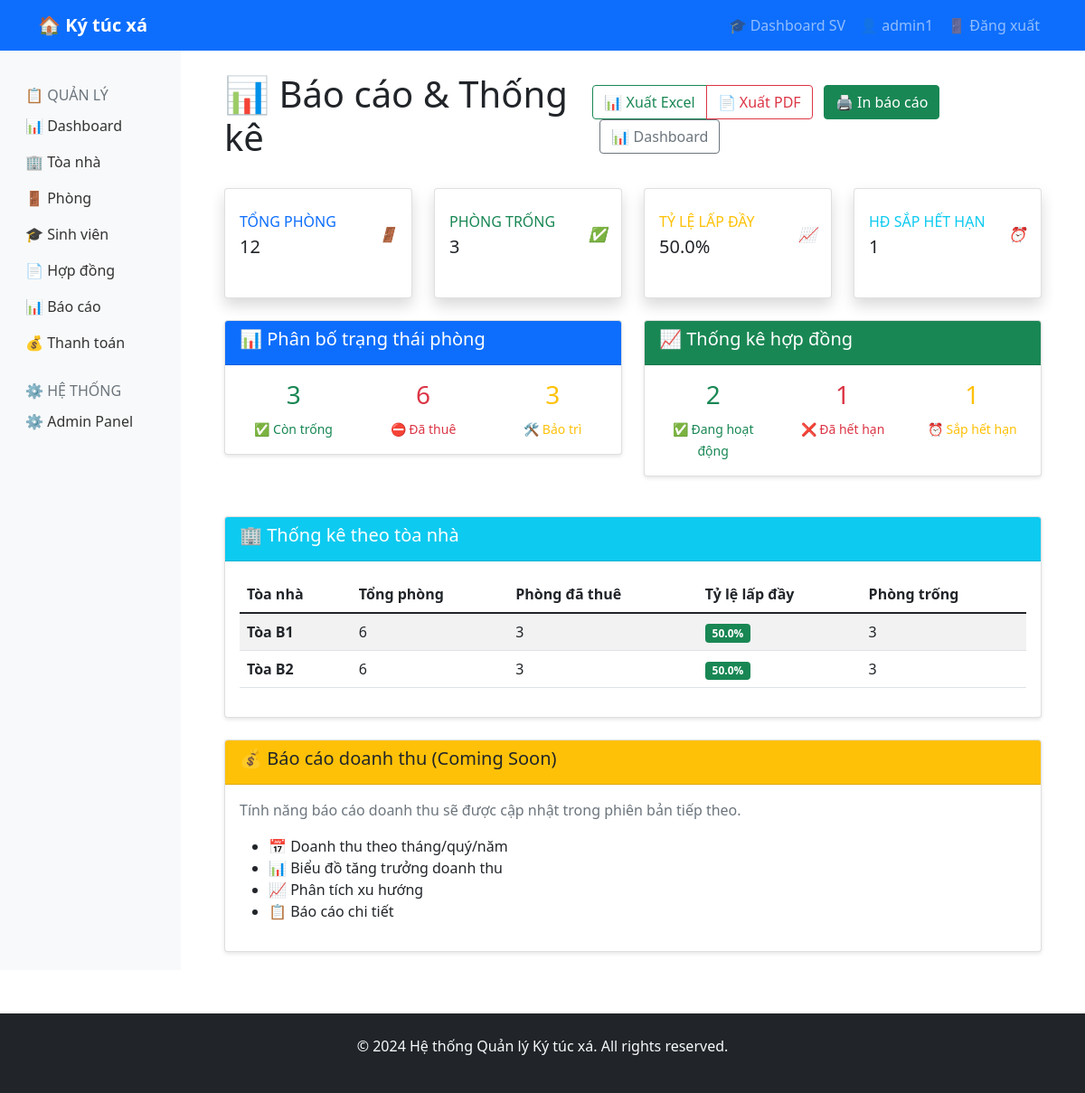
The page /reports/ (signed in) on the database its author committed.
### accounts/models.py (models this page shows, shortened)
class CustomUser(AbstractUser):
    USER_TYPE_CHOICES = (
        ('student', 'Sinh viên'),
        ('manager', 'Quản lý'),
        ('staff', 'Nhân viên'),
    )
    user_type = models.CharField(max_length=10, choices=USER_TYPE_CHOICES, default='student')
    phone = models.CharField(max_length=15, blank=True)
    address = models.TextField(blank=True)
    date_of_birth = models.DateField(null=True, blank=True)
    avatar = models.ImageField(upload_to='avatars/', null=True, blank=True)

### dormitory/models.py (models this page shows, shortened)
class Building(models.Model):
    name = models.CharField(max_length=100)
    address = models.TextField()
    total_floors = models.IntegerField()
    description = models.TextField(blank=True)
    created_at = models.DateTimeField(auto_now_add=True)

### dormitory/views.py (the view)
# urls.py: path('reports/', views.reports, name='reports'),
def reports(request):
    total_rooms = Room.objects.count()
    occupied_rooms = Room.objects.filter(status='occupied').count()
    if total_rooms > 0:
        occupancy_percentage = (occupied_rooms / total_rooms) * 100
    else:
        occupancy_percentage = 0
    room_stats = {
        'total': total_rooms,
        'available': Room.objects.filter(status='available').count(),
        'occupied': occupied_rooms,
        'maintenance': Room.objects.filter(status='maintenance').count(),
        'occupancy_percentage': occupancy_percentage,  # Thêm tỷ lệ phần trăm
    }
    from datetime import date, timedelta
    contract_stats = {
        'active': Contract.objects.filter(status='active').count(),
        'expired': Contract.objects.filter(status='expired').count(),
        'upcoming_expiry': Contract.objects.filter(
            status='active',
            end_date__lte=date.today() + timedelta(days=30)
        ).count(),
    }
    building_stats = []
    for building in Building.objects.all():
        building_total = building.room_set.count()
        building_occupied = building.room_set.filter(status='occupied').count()
        if building_total > 0:
            building_occupancy_rate = (building_occupied / building_total) * 100
        else:
            building_occupancy_rate = 0
        building_stats.append({
            'name': building.name,
            'total_rooms': building_total,
            'occupied_rooms': building_occupied,
            'occupancy_rate': building_occupancy_rate,  # Tỷ lệ phần trăm
            'available_rooms': building_total - building_occupied,  # Phòng trống
        })
    context = {
        'room_stats': room_stats,
        'contract_stats': contract_stats,
        'building_stats': building_stats,
    }
    return render(request, 'dormitory/reports.html', context)

### dormitory/templates/dormitory/reports.html (shortened to what this page needs)
{% extends 'base.html' %}
{% block content %}
<div class="d-flex justify-content-between align-items-center mb-4">
    <h1>📊 Báo cáo & Thống kê</h1>
    <div>
        <div class="btn-group">
            <a href="{% url 'export_rooms_excel' %}" class="btn btn-outline-success">📊 Xuất Excel</a>
            <a href="{% url 'export_rooms_pdf' %}" class="btn btn-outline-danger">📄 Xuất PDF</a>
        </div>
        <button class="btn btn-success ms-2" onclick="window.print()">🖨️ In báo cáo</button>
        <a href="{% url 'dashboard' %}" class="btn btn-outline-secondary ms-2">📊 Dashboard</a>
    </div>
</div>
<div class="row mb-4">
    <div class="col-md-3">
        <div class="card border-left-primary shadow h-100 py-2">
            <div class="card-body">
                <div class="row no-gutters align-items-center">
                    <div class="col mr-2">
                        <div class="text-xs font-weight-bold text-primary text-uppercase mb-1">
                            Tổng phòng
                        </div>
                        <div class="h5 mb-0 font-weight-bold text-gray-800">
                            {{ room_stats.total }}
                        </div>
                    </div>
                    <div class="col-auto">
                        <i class="fas fa-door-closed fa-2x text-gray-300">🚪</i>
                    </div>
                </div>
            </div>
        </div>
    </div>
    <div class="col-md-3">
        <div class="card border-left-success shadow h-100 py-2">
            <div class="card-body">
                <div class="row no-gutters align-items-center">
                    <div class="col mr-2">
                        <div class="text-xs font-weight-bold text-success text-uppercase mb-1">
                            Phòng trống
                        </div>
                        <div class="h5 mb-0 font-weight-bold text-gray-800">
                            {{ room_stats.available }}
                        </div>
                    </div>
                    <div class="col-auto">
                        <i class="fas fa-bed fa-2x text-gray-300">✅</i>
                    </div>
                </div>
            </div>
        </div>
    </div>
    <div class="col-md-3">
        <div class="card border-left-warning shadow h-100 py-2">
            <div class="card-body">
                <div class="row no-gutters align-items-center">
                    <div class="col mr-2">
                        <div class="text-xs font-weight-bold text-warning text-uppercase mb-1">
                            Tỷ lệ lấp đầy
                        </div>
                        <div class="h5 mb-0 font-weight-bold text-gray-800">
                            {{ room_stats.occupancy_percentage|floatformat:1 }}%
                        </div>
                    </div>
                    <div class="col-auto">
                        <i class="fas fa-chart-pie fa-2x text-gray-300">📈</i>
                    </div>
                </div>
            </div>
        </div>
    </div>
    <div class="col-md-3">
        <div class="card border-left-info shadow h-100 py-2">
            <div class="card-body">
                <div class="row no-gutters align-items-center">
                    <div class="col mr-2">
                        <div class="text-xs font-weight-bold text-info text-uppercase mb-1">
                            HĐ sắp hết hạn
                        </div>
                        <div class="h5 mb-0 font-weight-bold text-gray-800">
                            {{ contract_stats.upcoming_expiry }}
                        </div>
                    </div>
                    <div class="col-auto">
                        <i class="fas fa-clock fa-2x text-gray-300">⏰</i>
                    </div>
                </div>
            </div>
        </div>
    </div>
</div>
<div class="row">
    <div class="col-md-6">
        <div class="card">
            <div class="card-header bg-primary text-white">
                <h5>📊 Phân bố trạng thái phòng</h5>
            </div>
            <div class="card-body">
                <div class="text-center">
                    <div class="row">
                        <div class="col-4">
                            <div class="text-success">
                                <h3>{{ room_stats.available }}</h3>
                                <small>✅ Còn trống</small>
                            </div>
                        </div>
                        <div class="col-4">
                            <div class="text-danger">
                                <h3>{{ room_stats.occupied }}</h3>
                                <small>⛔ Đã thuê</small>
                            </div>
                        </div>
                        <div class="col-4">
                            <div class="text-warning">
                                <h3>{{ room_stats.maintenance }}</h3>
                                <small>🛠️ Bảo trì</small>
                            </div>
                        </div>
                    </div>
                </div>
            </div>
        </div>
    </div>
    <div class="col-md-6">
        <div class="card">
            <div class="card-header bg-success text-white">
                <h5>📈 Thống kê hợp đồng</h5>
            </div>
            <div class="card-body">
                <div class="row text-center">
                    <div class="col-4">
                        <div class="text-success">
                            <h3>{{ contract_stats.active }}</h3>
                            <small>✅ Đang hoạt động</small>
                        </div>
                    </div>
                    <div class="col-4">
                        <div class="text-danger">
                            <h3>{{ contract_stats.expired }}</h3>
                            <small>❌ Đã hết hạn</small>
                        </div>
                    </div>
                    <div class="col-4">
                        <div class="text-warning">
                            <h3>{{ contract_stats.upcoming_expiry }}</h3>
                            <small>⏰ Sắp hết hạn</small>
                        </div>
                    </div>
                </div>
            </div>
        </div>
    </div>
</div>
<div class="card mt-4">
    <div class="card-header bg-info text-white">
        <h5>🏢 Thống kê theo tòa nhà</h5>
    </div>
    <div class="card-body">
        <div class="table-responsive">
            <table class="table table-striped">
                <thead>
                    <tr>
                        <th>Tòa nhà</th>
                        <th>Tổng phòng</th>
                        <th>Phòng đã thuê</th>
                        <th>Tỷ lệ lấp đầy</th>
                        <th>Phòng trống</th>
                    </tr>
                </thead>
                <tbody>
                    {% for building in building_stats %}
                    <tr>
                        <td><strong>{{ building.name }}</strong></td>
                        <td>{{ building.total_rooms }}</td>
                        <td>{{ building.occupied_rooms }}</td>
                        <td>
                            {% if building.total_rooms > 0 %}
                                <span class="badge bg-{% if building.occupancy_rate >= 80 %}danger{% else %}success{% endif %}">
                                    {{ building.occupancy_rate|floatformat:1 }}%
                                </span>
                            {% else %}
                                <span class="badge bg-secondary">0%</span>
                            {% endif %}
                        </td>
                        <td>{{ building.available_rooms }}</td>
                    </tr>
                    {% endfor %}
                </tbody>
            </table>
        </div>
    </div>
</div>
<div class="card mt-4">
    <div class="card-header bg-warning text-dark">
        <h5>💰 Báo cáo doanh thu (Coming Soon)</h5>
    </div>
    <div class="card-body">
        <p class="text-muted">Tính năng báo cáo doanh thu sẽ được cập nhật trong phiên bản tiếp theo.</p>
        <ul>
            <li>📅 Doanh thu theo tháng/quý/năm</li>
            <li>📊 Biểu đồ tăng trưởng doanh thu</li>
            <li>📈 Phân tích xu hướng</li>
            <li>📋 Báo cáo chi tiết</li>
        </ul>
    </div>
</div>
{% endblock %}

### templates/base.html (shortened to what this page needs)
<!DOCTYPE html>
<html lang="vi">
  <head>
    <link
      href="https://cdn.jsdelivr.net/npm/bootstrap@5.1.3/dist/css/bootstrap.min.css"
      rel="stylesheet"
    />
  </head>
  <body>
    <nav class="navbar navbar-expand-lg navbar-dark bg-primary">
      <div class="container">
        <a class="navbar-brand" href="{% url 'home' %}">🏠 Ký túc xá</a>
        <div class="collapse navbar-collapse" id="navbarNav">
          <div class="navbar-nav ms-auto">
            {% if user.is_authenticated %}
              {% if user.user_type == 'student' %}
              <a class="nav-link" href="/student/dashboard/">🎓 Dashboard SV</a>
              <a class="nav-link" href="#">👤 {{ user.username }}</a>
              {% else %}
              <a class="nav-link" href="/dashboard/">📊 Dashboard</a>
              <a class="nav-link" href="/admin/">⚙️ Admin</a>
              <a class="nav-link" href="#">👤 {{ user.username }}</a>
              {% endif %}
              <a class="nav-link" href="/accounts/logout/">🚪 Đăng xuất</a>
            {% else %}
            <a class="nav-link" href="/accounts/login/">🔐 Đăng nhập SV</a>
            <a class="nav-link" href="/student/register/">📝 Đăng ký SV</a>
            <a class="nav-link" href="/admin/">⚙️ Quản lý</a>
            {% endif %}
          </div>
        </div>
      </div>
    </nav>
    <div class="container-fluid">
      <div class="row">
        {% if user.is_authenticated and user.user_type == 'manager' or user.user_type == 'staff' or user.is_staff %}
        <nav class="col-md-3 col-lg-2 d-md-block sidebar collapse bg-light">
          <div class="position-sticky pt-3">
            <h6
              class="sidebar-heading d-flex justify-content-between align-items-center px-3 mt-4 mb-1 text-muted"
            >
              <span>📋 QUẢN LÝ</span>
            </h6>
            <ul class="nav flex-column">
              <li class="nav-item">
                <a class="nav-link" href="/dashboard/">
                  📊 Dashboard
                </a>
              </li>
              <li class="nav-item">
                <a class="nav-link" href="/buildings/">
                  🏢 Tòa nhà
                </a>
              </li>
              <li class="nav-item">
                <a class="nav-link" href="/rooms/"> 🚪 Phòng </a>
              </li>
              <li class="nav-item">
                <a class="nav-link" href="/students/">
                  🎓 Sinh viên
                </a>
              </li>
              <li class="nav-item">
                <a class="nav-link" href="/contracts/">
                  📄 Hợp đồng
                </a>
              </li>
              <li class="nav-item">
                <a class="nav-link" href="/reports/"> 📊 Báo cáo </a>
              </li>
              <li class="nav-item">
                <a class="nav-link" href="/payments/">
                  💰 Thanh toán
                </a>
              </li>
            </ul>
            <h6
              class="sidebar-heading d-flex justify-content-between align-items-center px-3 mt-4 mb-1 text-muted"
            >
              <span>⚙️ HỆ THỐNG</span>
            </h6>
            <ul class="nav flex-column mb-2">
              <li class="nav-item">
                <a class="nav-link" href="/admin/"> ⚙️ Admin Panel </a>
              </li>
            </ul>
          </div>
        </nav>
        {% endif %}
        <main class="col-md-9 ms-sm-auto col-lg-10 px-md-4">
          <div class="container mt-4">
            {% block content %}
            {% endblock %}
          </div>
        </main>
      </div>
    </div>
    <footer class="bg-dark text-light mt-5 py-4">
      <div class="container text-center">
        <p>&copy; 2024 Hệ thống Quản lý Ký túc xá. All rights reserved.</p>
      </div>
    </footer>
  </body>
</html>

### templates/base.html (style rules this page uses)
.navbar-brand { font-weight: bold; }
.card { box-shadow: 0 2px 4px rgba(0, 0, 0, 0.1); margin-bottom: 20px; }
.sidebar { background-color: #f8f9fa; min-height: 100vh; }
.nav-link { color: #333; }

### rows shown on the page
CustomUser: username "admin1"
Building: name "Tòa B1"
Building: name "Tòa B2"

### other values the page prints
{{ room_stats.total }} "12"
{{ room_stats.available }} "3"
{{ room_stats.occupancy_percentage|floatformat:1 }} "50.0"
{{ contract_stats.upcoming_expiry }} "1"
{{ room_stats.occupied }} "6"
{{ room_stats.maintenance }} "3"
{{ contract_stats.active }} "2"
{{ contract_stats.expired }} "1"
{{ building.total_rooms }} "6" "6"
{{ building.occupied_rooms }} "3" "3"
{{ building.occupancy_rate|floatformat:1 }} "50.0" "50.0"
{{ building.available_rooms }} "3" "3"
